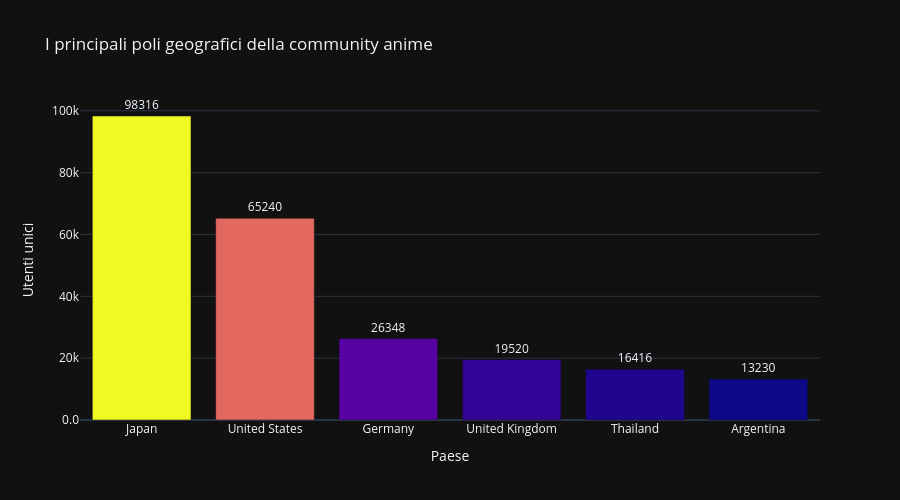

Notebook code cell kept with this figure:
### Markdown cell above
## I principali poli geografici della community anime

### Code cell
# preparo profiles con la colonna country (necessaria per questo grafico)
profiles = df_profiles.copy()
profiles["country"] = profiles["location"].str.split(",").str[-1].str.strip()
profiles["country"] = (
    profiles["country"]
    .replace(utils.COUNTRY_FIX)
    .str.replace(r"\s+", " ", regex=True)
    .str.strip()
)

# prendo i 6 paesi con più utenti unici
top6_counts = (
    profiles.groupby("country")["username"]
    .nunique()
    .sort_values(ascending=False)
    .head(6)
    .reset_index(name="n_users")
)

# grafico a barre con colore gradiente
fig = px.bar(
    top6_counts,
    x="country",
    y="n_users",
    text="n_users",
    title="I principali poli geografici della community anime",
    labels={"country": "Paese", "n_users": "Utenti unici"},
    color="n_users",
    color_continuous_scale="Plasma"
)
fig.update_traces(textposition="outside")
fig.update_layout(
    width=900,
    height=500,
    coloraxis_showscale=False
)
fig.update_yaxes(tickformat=".2s")
fig.update_xaxes(categoryorder="total descending")
fig.show()

### Figure 1 — Plotly figure (JSON) as saved in the notebook; plotly's stock layout.template omitted (floating-point values rounded to 4 significant figures)
{"data": [{"hovertemplate": "Paese=%{x}<br>Utenti unici=%{marker.color}<extra></extra>", "legendgroup": "", "marker": {"color": [98316, 65240, 26348, 19520, 16416, 13230], "coloraxis": "coloraxis", "pattern": {"shape": ""}}, "name": "", "orientation": "v", "showlegend": false, "text": [98320.0, 65240.0, 26350.0, 19520.0, 16420.0, 13230.0], "textposition": "outside", "x": ["Japan", "United States", "Germany", "United Kingdom", "Thailand", "Argentina"], "xaxis": "x", "y": [98316, 65240, 26348, 19520, 16416, 13230], "yaxis": "y", "type": "bar"}], "layout": {"xaxis": {"anchor": "y", "domain": [0.0, 1.0], "title": {"text": "Paese"}, "categoryorder": "total descending"}, "yaxis": {"anchor": "x", "domain": [0.0, 1.0], "title": {"text": "Utenti unici"}, "tickformat": ".2s"}, "coloraxis": {"colorbar": {"title": {"text": "Utenti unici"}}, "colorscale": [[0.0, "#0d0887"], [0.1111, "#46039f"], [0.2222, "#7201a8"], [0.3333, "#9c179e"], [0.4444, "#bd3786"], [0.5556, "#d8576b"], [0.6667, "#ed7953"], [0.7778, "#fb9f3a"], [0.8889, "#fdca26"], [1.0, "#f0f921"]], "showscale": false}, "legend": {"tracegroupgap": 0}, "title": {"text": "I principali poli geografici della community anime"}, "barmode": "relative", "width": 900, "height": 500}}
